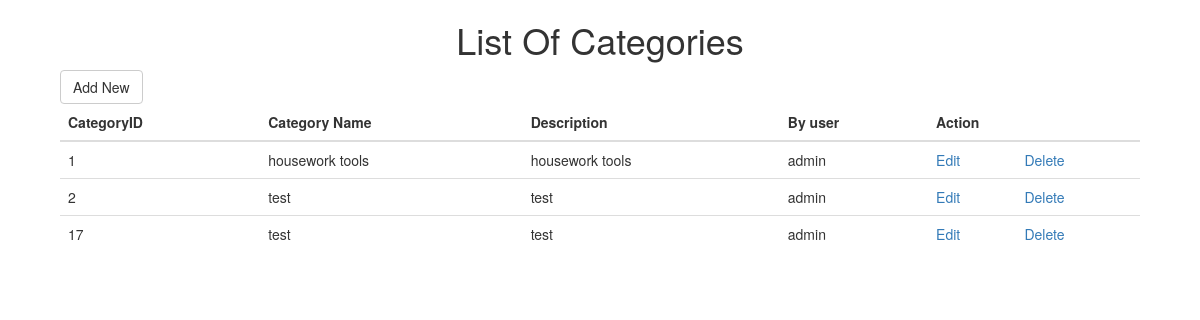
The app's page /App_shop/Admin/controller/c_category.php with its own data.
### tables this page shows
CREATE TABLE `categories` (
  `categoryid` int(11) NOT NULL,
  `categoryname` varchar(255) NOT NULL,
  `description` varchar(500) DEFAULT NULL,
  `create_at` timestamp NOT NULL DEFAULT CURRENT_TIMESTAMP ON UPDATE CURRENT_TIMESTAMP,
  `update_at` timestamp NOT NULL DEFAULT '0000-00-00 00:00:00',
  `by_user` varchar(255) DEFAULT NULL
);

### App_shop/Admin/model/m_category.php (called while the page is built, shortened)
<?php
	function get_categories(){
		$db = getDB();
		$query ="SELECT * FROM categories ORDER BY categoryid";
		try {
			$statement = $db->prepare($query);
			$statement->execute();
			$result = $statement->fetchAll();
			return $result;
		} catch (PDOException $e) {
			$error_message = $e->getMessage();
			echo "Error execute query statement:".$error_message;
		}
	}
?>

### App_shop/Admin/view/category/list_categories.php (the view, shortened to what this page needs)
<!DOCTYPE html>
<html lang="">
	<head>
		<link rel="stylesheet" href="https://maxcdn.bootstrapcdn.com/bootstrap/3.3.6/css/bootstrap.min.css">
	</head>
	<body>
		<h1 class="text-center">List Of Categories</h1>
		<form action="" method="POST" role="form">
			<button type="submit" class="btn btn-default" name="action" value="form_add_new">Add New</button>
		</form>
		<table class="table table-hover">
			<thead>
				<tr>
					<th>CategoryID</th>
					<th>Category Name</th>
					<th>Description</th>
					<th>By user</th>
					<th colspan="2">Action</th>
				</tr>
			</thead>
			<tbody>
			<?php foreach ($list_categories as $key => $value):?>
				<tr>
					<td><?php echo $value['categoryid']; ?></td>
					<td><?php echo $value['categoryname']; ?></td>
					<td><?php echo $value['description']; ?></td>
					<td><?php echo $value['by_user']; ?></td>
					<td><a href="?action=edit&categoryid=<?php echo $value['categoryid'];?>">Edit</a></td>
					<td><a href="?action=delete&categoryid=<?php echo $value['categoryid'];?>">Delete</a></td>
				</tr>
			<?php endforeach; ?>
			</tbody>
		</table>
	</body>
</html>

### App_shop/Admin/view/category/list_categories.php (style rules this page uses)
body { width: 90%; margin: 0 auto; }

### records on screen
categories: categoryid "1", categoryname "housework tools", description "housework tools", by_user "admin"
categories: categoryid "2", categoryname "test", description "test", by_user "admin"
categories: categoryid "17", categoryname "test", description "test", by_user "admin"
